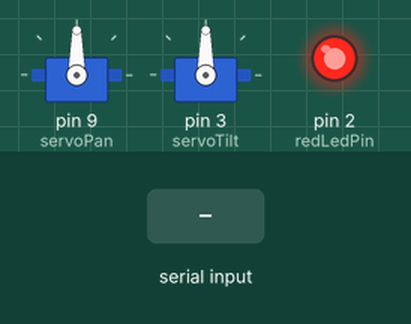
The sketch below on a simulated Arduino Uno, built with avr-gcc and run on an emulated ATmega328P. Shown: 2 × servo, output pins drawn as LEDs (lit = HIGH). The inputs (shaded band) are chosen by the test bench.

Above: at 1.2 s.
1.3 s: "90,45\n" received over Serial
At 2.5 s:
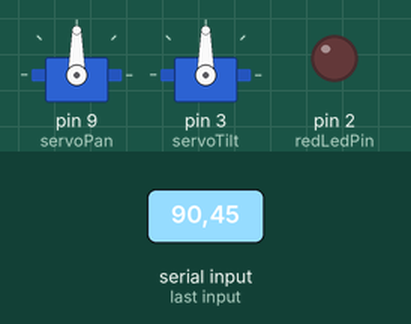
2.8 s: "P" received over Serial
At 3.6 s:
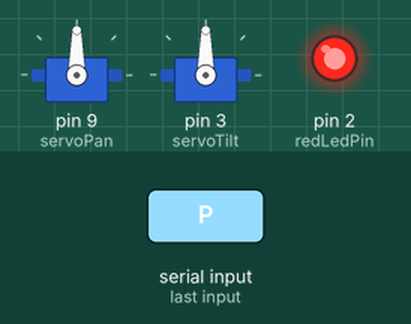
4.3 s: "P90\n" received over Serial
At 4.8 s:
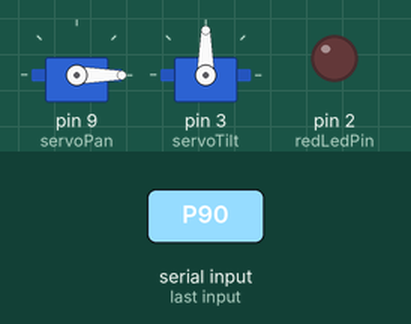
5.8 s: "P,45\n" received over Serial
At 7.0 s:
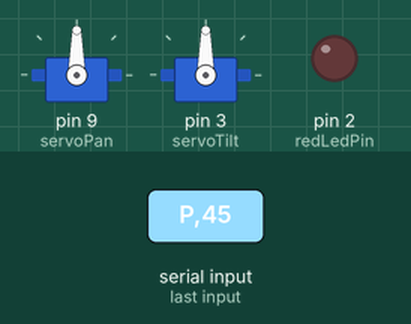
7.3 s: "T90\n" received over Serial
At 8.3 s:
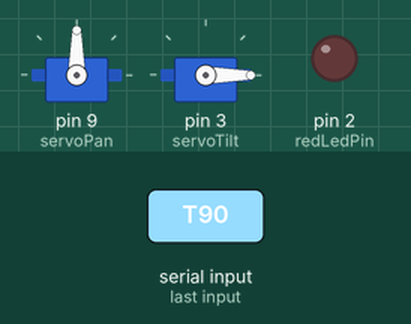
Timing chart, 0 to 9.8 s (numbered marks = the images above; inputs shaded):
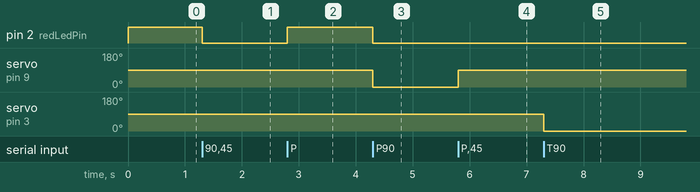

The sketch:

iSpy_sketch.ino
```cpp
#include <Servo.h> // Import the library

int redLedPin = 2;
Servo servoPan, servoTilt; // Create servo object
String data = ""; // Store incoming commands (buffer)

void setup() {
    // Setup servos on PWM capable pins
    servoPan.attach(9);
    servoTilt.attach(3);
    pinMode(redLedPin, OUTPUT);
    digitalWrite(redLedPin, HIGH);
    Serial.begin(9600); // Start serial at 9600 bps (speed)
}

void loop() {
    while (Serial.available() > 0)
    {
      digitalWrite(redLedPin, LOW);

        // If there is data
        char singleChar = Serial.read(); // Read each character

        if (singleChar == 'P') {
            // Move pan servo
            servoPan.write(data.toInt());
            data = ""; // Clear buffer
            digitalWrite(redLedPin, HIGH);
        }
        else if (singleChar == 'T') {
            // Move tilt servo
            servoTilt.write(data.toInt());
            data = ""; // Clear buffer
            digitalWrite(redLedPin, HIGH);
        }
        else {
            data += singleChar; // Append new data
        }
    }
}
```

Measured:
- after the input at 1.3 s, pin 2 (redLedPin): HIGH → LOW at once
- after the input at 2.8 s, pin 2 (redLedPin): LOW → HIGH at once
- after the input at 4.3 s, pin 2 (redLedPin): HIGH → LOW at once; servo on pin 9 (servoPan): 90° → 0° at once
- after the input at 5.8 s, servo on pin 9 (servoPan): 0° → 90° at once
- after the input at 7.3 s, servo on pin 3 (servoTilt): 90° → 0° at once
